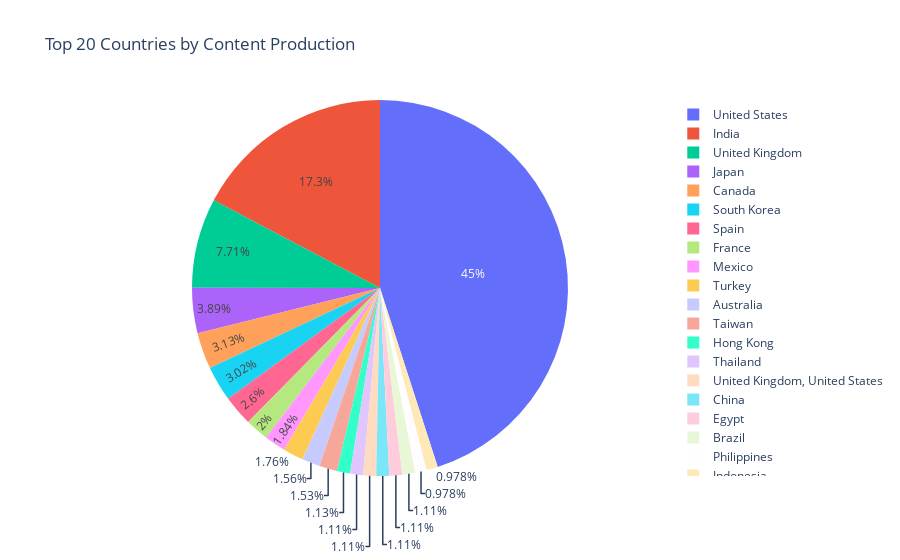

The code cell stored with this chart in its notebook:
### Code cell
nf_countries = nf_df['country'].value_counts().reset_index()

nf_countries= nf_countries.rename(columns={'index':'Country',
                            'country':'Count'})
top_20_countries = nf_countries[:20]
top_20_countries

fig = pex.pie(top_20_countries, values='Count', names='Country',
             title='Top 20 Countries by Content Production',
             hover_data=['Count'], labels=['Country'])

fig.show()

### Figure 1 — Plotly figure (JSON) as saved in the notebook; plotly's stock layout.template omitted (floating-point values rounded to 4 significant figures)
{"data": [{"customdata": [[2026], [777], [347], [175], [141], [136], [117], [90], [83], [79], [70], [69], [51], [50], [50], [50], [50], [50], [44], [44]], "domain": {"x": [0, 1], "y": [0, 1]}, "hoverlabel": {"namelength": 0}, "hovertemplate": "Count=%{value}<br>Country=%{label}", "labels": ["United States", "India", "United Kingdom", "Japan", "Canada", "South Korea", "Spain", "France", "Mexico", "Turkey", "Australia", "Taiwan", "Hong Kong", "Thailand", "United Kingdom, United States", "China", "Egypt", "Brazil", "Philippines", "Indonesia"], "legendgroup": "", "name": "", "showlegend": true, "type": "pie", "values": [2026, 777, 347, 175, 141, 136, 117, 90, 83, 79, 70, 69, 51, 50, 50, 50, 50, 50, 44, 44]}], "layout": {"legend": {"tracegroupgap": 0}, "title": {"text": "Top 20 Countries by Content Production"}}}
